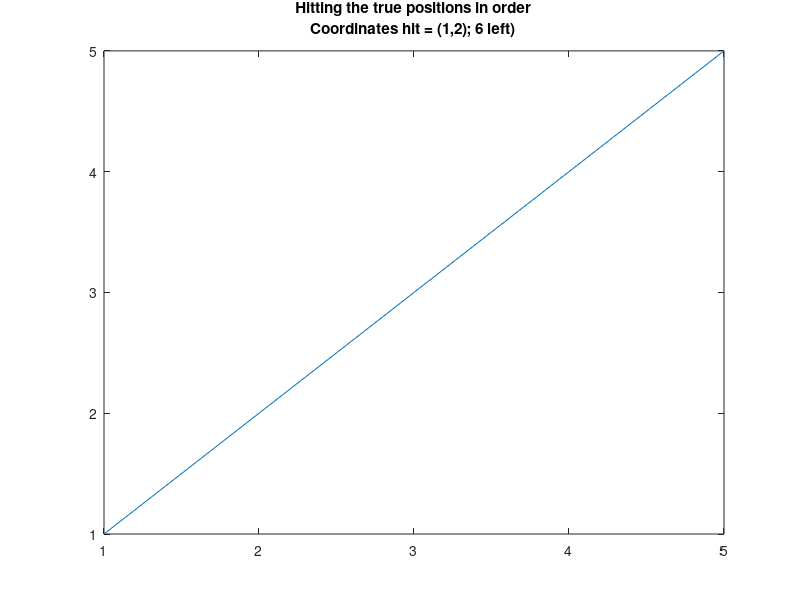

MATLAB code to generate this figure:
plot(1:5,1:5)
i = 1;
j = 2;
length_hit = 10;
k = 4;

text = {['Hitting the true positions in order']; ...
                ['Coordinates hit = (' num2str(i) ',' ...
                num2str(j) '); ' num2str(length_hit-k) ' left)']}
title(text)